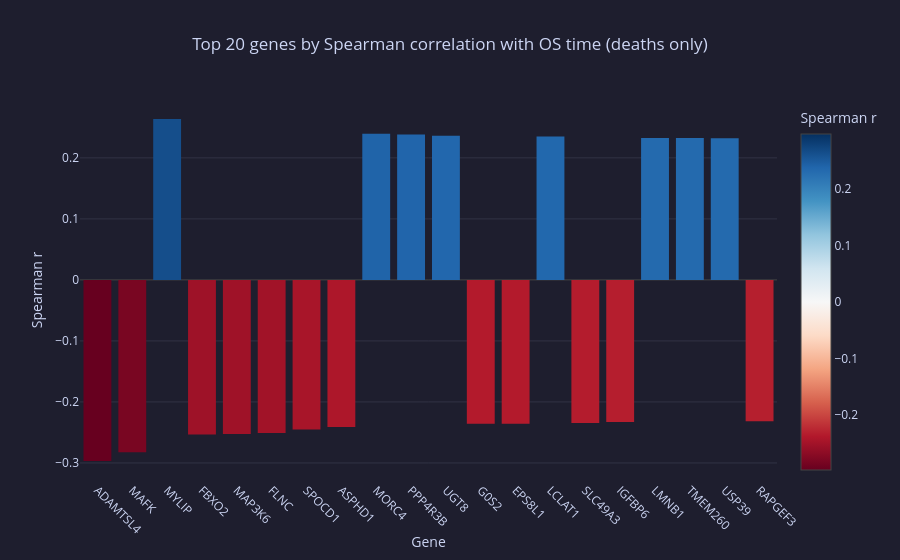

Here is the notebook cell this chart was saved with:
### Markdown cell above
This graph is interesting - you can see site 37 has an unusually large expression for gene VPS72. And you can see other cases where there are big spikes of particular genes concentrated around certain sites

HDGF (red/pink) spikes at TSS ~51. HDGF is actually a known growth factor involved in cell proliferation. it has legitimate biological reasons to be prognostic. Whether its signal survives site adjustment will be an interesting result.

### Code cell
from scipy.stats import spearmanr

# compute spearman correlation of each gene with OS_time
# only use uncensored patients (OS=1) for a cleaner signal
died = df[df["OS"] == 1]

correlations = {}
for gene in gene_cols:
    r, p = spearmanr(died[gene], died["OS_time"])
    correlations[gene] = {"r": r, "p": p}

corr_df = pd.DataFrame(correlations).T.reset_index()
corr_df.columns = ["gene", "r", "p"]
corr_df = corr_df.sort_values("r", key=abs, ascending=False).head(20)

corr_df["gene_name"] = corr_df["gene"].apply(to_name)

fig = px.bar(
    corr_df, x="gene_name", y="r",
    title="Top 20 genes by Spearman correlation with OS time (deaths only)",
    labels={"gene_name": "Gene", "r": "Spearman r"},
    color="r",
    color_continuous_scale="RdBu",
    color_continuous_midpoint=0
)
fig.update_xaxes(tickangle=45)
fig.show()

### Figure 1 — Plotly figure (JSON) as saved in the notebook; plotly's stock layout.template omitted (floating-point values rounded to 4 significant figures)
{"data": [{"hovertemplate": "Gene=%{x}<br>Spearman r=%{marker.color}<extra></extra>", "legendgroup": "", "marker": {"color": [-0.2968, -0.2826, 0.2637, -0.2533, -0.2526, -0.2509, -0.2452, -0.2411, 0.2395, 0.2381, 0.2361, -0.236, -0.2359, 0.2349, -0.2343, -0.2328, 0.2327, 0.2324, 0.2323, -0.2317], "coloraxis": "coloraxis", "pattern": {"shape": ""}}, "name": "", "orientation": "v", "showlegend": false, "textposition": "auto", "type": "bar", "x": ["ADAMTSL4", "MAFK", "MYLIP", "FBXO2", "MAP3K6", "FLNC", "SPOCD1", "ASPHD1", "MORC4", "PPP4R3B", "UGT8", "G0S2", "EPS8L1", "LCLAT1", "SLC49A3", "IGFBP6", "LMNB1", "TMEM260", "USP39", "RAPGEF3"], "xaxis": "x", "y": [-0.2968, -0.2826, 0.2637, -0.2533, -0.2526, -0.2509, -0.2452, -0.2411, 0.2395, 0.2381, 0.2361, -0.236, -0.2359, 0.2349, -0.2343, -0.2328, 0.2327, 0.2324, 0.2323, -0.2317], "yaxis": "y"}], "layout": {"barmode": "relative", "coloraxis": {"autocolorscale": false, "cmid": 0, "colorbar": {"title": {"text": "Spearman r"}}, "colorscale": [[0, "rgb(103,0,31)"], [0.1, "rgb(178,24,43)"], [0.2, "rgb(214,96,77)"], [0.3, "rgb(244,165,130)"], [0.4, "rgb(253,219,199)"], [0.5, "rgb(247,247,247)"], [0.6, "rgb(209,229,240)"], [0.7, "rgb(146,197,222)"], [0.8, "rgb(67,147,195)"], [0.9, "rgb(33,102,172)"], [1, "rgb(5,48,97)"]]}, "legend": {"tracegroupgap": 0}, "title": {"text": "Top 20 genes by Spearman correlation with OS time (deaths only)"}, "xaxis": {"anchor": "y", "domain": [0, 1], "tickangle": 45, "title": {"text": "Gene"}}, "yaxis": {"anchor": "x", "domain": [0, 1], "title": {"text": "Spearman r"}}}}
